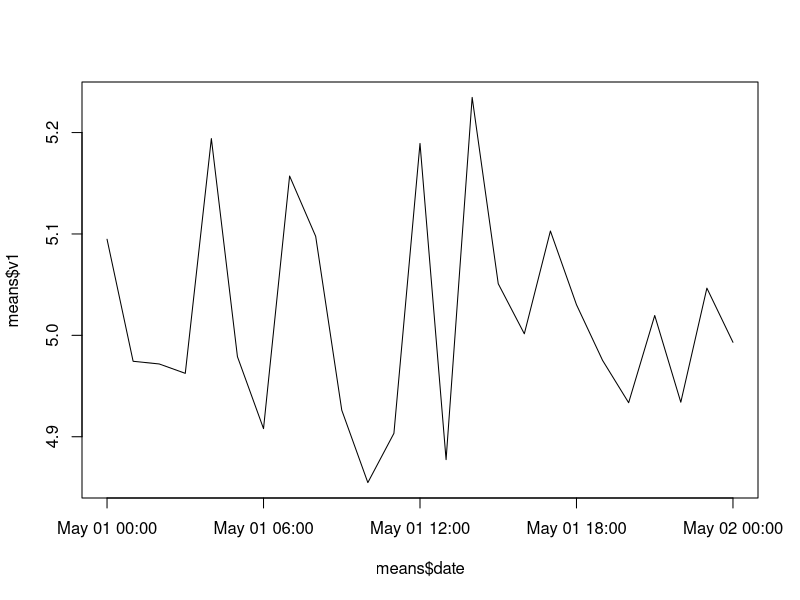
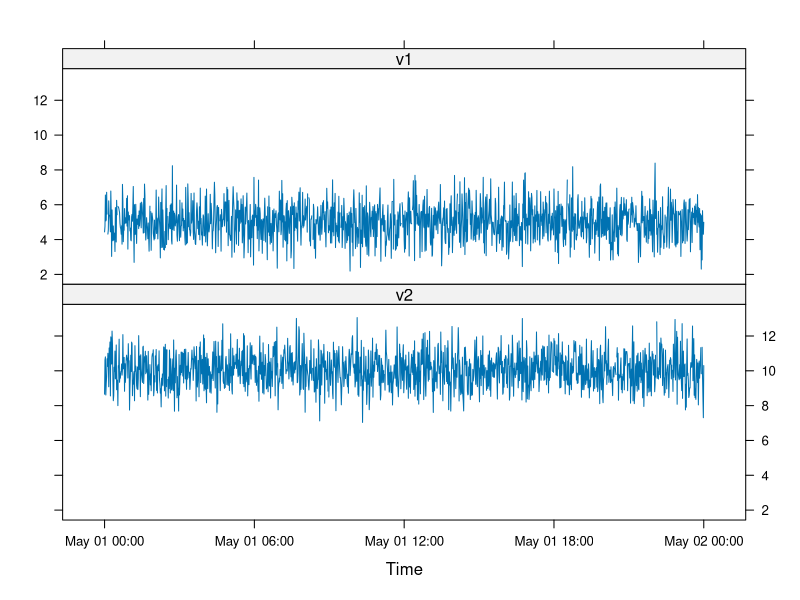
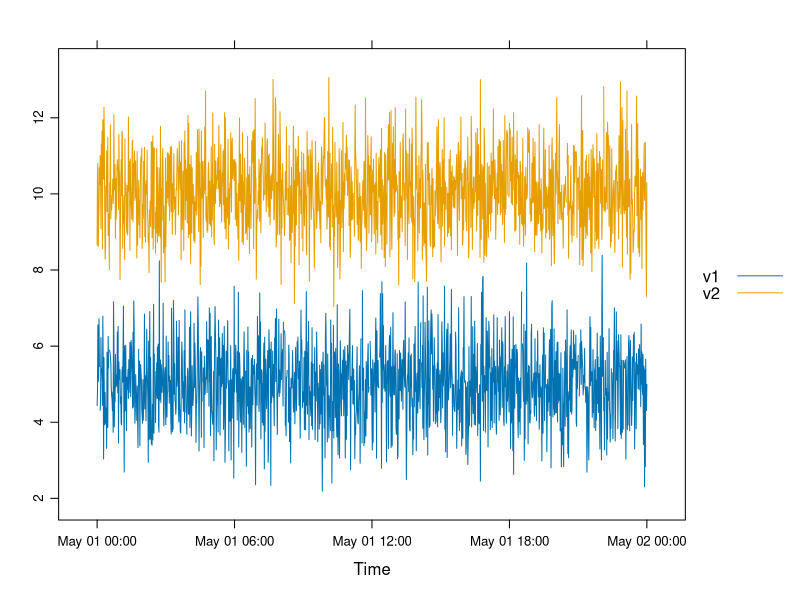

The R source for these figures, in order:
## ---- chunk 1
# start and end of time seq
start <- as.POSIXct('2014-05-01 00:00:00')
end <- as.POSIXct('2014-05-02 00:00:00')

# by sec
bysec<-as.POSIXct(seq(start, end, by="sec"))
#alternatively   
bysec<-as.POSIXct(seq(start, end, by=1))

# by min
bymin<-as.POSIXct(seq(start, end, by="min"))
# alternatively   
bymin<-as.POSIXct(seq(start, end, by=60))

# by hour
byhour<-as.POSIXct(seq(start, end, by="hour"))
# alternatively 
byhour<-as.POSIXct(seq(start, end, by=60*60))

# and so on for other time intervals...

# eg. by 15 minutes
by15min<-as.POSIXct(seq(start, end, by="15 mins"))
# alternatively   
by15min<-as.POSIXct(seq(start, end, by=60*15))

## ---- chunk 2
set.seed(123)
v1<-rnorm(length(bymin), 5)

set.seed(456)
v2<-rnorm(length(bymin), 10)

# here using bymin as time seq
df<-data.frame(date=bymin,v1, v2)

# introduce some random NAs
df[sample(nrow(df),20),"v1"]<-NA
df[sample(nrow(df),10),"v2"]<-NA

summary(df)
str(df)
## ---- chunk 3
head(aggregate(df[c("v1","v2")], format(df["date"],"%Y-%m-%d %H"), mean, na.rm = TRUE))
#alternatively
head(aggregate(df[c(2,3)], format(df[1],"%Y-%m-%d %H"), mean, na.rm = TRUE))
## ---- chunk 4
# see cut.POSIXt for refs
head(aggregate(df[c("v1","v2")], list(date=cut(df$date, breaks="hour")), mean, na.rm = TRUE))
## ---- chunk 5
head(aggregate(df[c("v1","v2")], list(date=cut(df$date, breaks="15 mins")), mean, na.rm = TRUE))
## ---- chunk 6

#aggregate data by hour
means<-aggregate(df[c("v1","v2")], format(df["date"],"%Y-%m-%d %H"), mean, na.rm = TRUE)
str(means)

#create x axis temporal sequence (POSIXct) to be plotted
means$date<-seq(df$date[1],df$date[nrow(df)], length=nrow(means))
str(means)

#plot the chart with formatted x axis
plot(means$date, means$v1, type="l")

## ---- chunk 7
require(zoo)
## ---- chunk 8
myzoo<-zoo(cbind(df$v1,df$v2),df$date)
str(myzoo)
## ---- chunk 9
require(lattice)
xyplot(myzoo, screens=c("v1","v2"),
       scales = list(y = list(relation = "same"))
       )
xyplot(myzoo, superpose=TRUE, auto.key=list(text=c("v1", "v2")))

## ---- chunk 10
head(aggregate(myzoo, format(index(myzoo),"%Y-%m-%d %H"), mean, na.rm=TRUE))
## ---- chunk 11
head(aggregate(myzoo, cut(index(myzoo), breaks="15 mins"), mean, na.rm=TRUE))
## ---- chunk 12
head(rollapply(myzoo,width=5,mean, align="right", na.rm=TRUE))
## ---- chunk 13
head(rollapply(myzoo,width=5,FUN=mean, by=5,align="right", na.rm=TRUE))
## ---- chunk 14
require(xts)
## ---- chunk 15
myxts<-xts(cbind(df$v1,df$v2),df$date)
str(myxts)
## ---- chunk 16
head(period.apply(myxts,endpoints(myxts, "mins", 15), mean, na.rm=TRUE))
## ---- chunk 17
head(period.apply(myxts,endpoints(myxts, "hours", 2), mean, na.rm=TRUE))
## ---- chunk 18
#periodicity of dataset
periodicity(myxts)

#subset one single record
myxts["2014-05-01 08:00"]

#subset starting from first rec up to...
myxts["/2014-05-01 00:05"]

#subset first 5 recs
first(myxts, "5 mins")

#subset last 5 recs
last(myxts, "5 mins")

